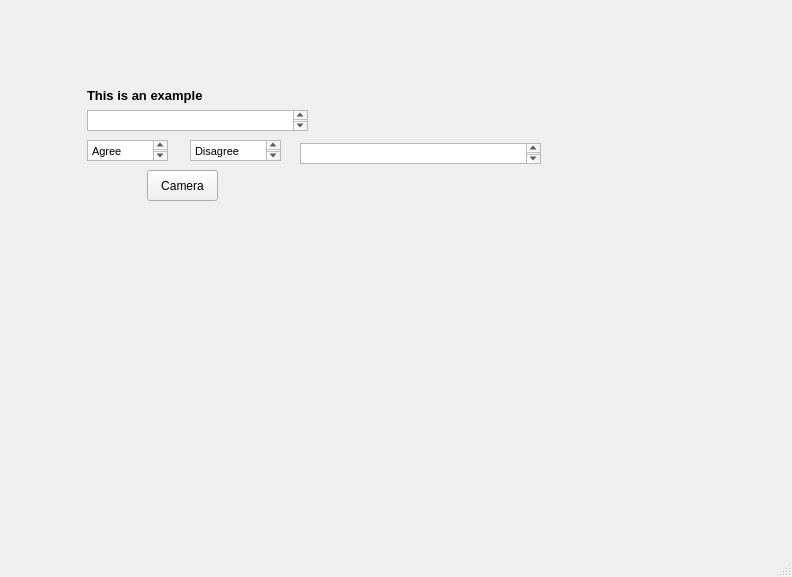
<?xml version="1.0" encoding="UTF-8"?>
<ui version="4.0">
 <class>MainWindow</class>
 <widget class="QMainWindow" name="MainWindow">
  <property name="geometry">
   <rect>
    <x>0</x>
    <y>0</y>
    <width>792</width>
    <height>577</height>
   </rect>
  </property>
  <property name="windowTitle">
   <string>MainWindow</string>
  </property>
  <widget class="QWidget" name="centralwidget">
   <widget class="QTextEdit" name="textEdit">
    <property name="geometry">
     <rect>
      <x>87</x>
      <y>110</y>
      <width>221</width>
      <height>21</height>
     </rect>
    </property>
   </widget>
   <widget class="QTextEdit" name="textEdit_4">
    <property name="geometry">
     <rect>
      <x>300</x>
      <y>143</y>
      <width>241</width>
      <height>21</height>
     </rect>
    </property>
   </widget>
   <widget class="QTextEdit" name="textEdit_2">
    <property name="geometry">
     <rect>
      <x>87</x>
      <y>140</y>
      <width>81</width>
      <height>21</height>
     </rect>
    </property>
    <property name="html">
     <string>&lt;!DOCTYPE HTML PUBLIC &quot;-//W3C//DTD HTML 4.0//EN&quot; &quot;http://www.w3.org/TR/REC-html40/strict.dtd&quot;&gt;
&lt;html&gt;&lt;head&gt;&lt;meta name=&quot;qrichtext&quot; content=&quot;1&quot; /&gt;&lt;style type=&quot;text/css&quot;&gt;
p, li { white-space: pre-wrap; }
&lt;/style&gt;&lt;/head&gt;&lt;body style=&quot; font-family:'MS Shell Dlg 2'; font-size:8pt; font-weight:400; font-style:normal;&quot;&gt;
&lt;p style=&quot; margin-top:0px; margin-bottom:0px; margin-left:0px; margin-right:0px; -qt-block-indent:0; text-indent:0px;&quot;&gt;Agree&lt;/p&gt;
&lt;p style=&quot;-qt-paragraph-type:empty; margin-top:0px; margin-bottom:0px; margin-left:0px; margin-right:0px; -qt-block-indent:0; text-indent:0px;&quot;&gt;&lt;br /&gt;&lt;/p&gt;&lt;/body&gt;&lt;/html&gt;</string>
    </property>
   </widget>
   <widget class="QLabel" name="label">
    <property name="geometry">
     <rect>
      <x>87</x>
      <y>70</y>
      <width>131</width>
      <height>51</height>
     </rect>
    </property>
    <property name="font">
     <font>
      <pointsize>10</pointsize>
      <weight>75</weight>
      <bold>true</bold>
     </font>
    </property>
    <property name="text">
     <string>This is an example</string>
    </property>
   </widget>
   <widget class="QPushButton" name="pushButton">
    <property name="geometry">
     <rect>
      <x>147</x>
      <y>170</y>
      <width>71</width>
      <height>31</height>
     </rect>
    </property>
    <property name="text">
     <string>Camera</string>
    </property>
    <property name="icon">
     <iconset>
      <normaloff>../../Users/Lenovo/Downloads/picture.png</normaloff>../../Users/Lenovo/Downloads/picture.png</iconset>
    </property>
   </widget>
   <widget class="QTextEdit" name="textEdit_3">
    <property name="geometry">
     <rect>
      <x>190</x>
      <y>140</y>
      <width>91</width>
      <height>21</height>
     </rect>
    </property>
    <property name="html">
     <string>&lt;!DOCTYPE HTML PUBLIC &quot;-//W3C//DTD HTML 4.0//EN&quot; &quot;http://www.w3.org/TR/REC-html40/strict.dtd&quot;&gt;
&lt;html&gt;&lt;head&gt;&lt;meta name=&quot;qrichtext&quot; content=&quot;1&quot; /&gt;&lt;style type=&quot;text/css&quot;&gt;
p, li { white-space: pre-wrap; }
&lt;/style&gt;&lt;/head&gt;&lt;body style=&quot; font-family:'MS Shell Dlg 2'; font-size:8pt; font-weight:400; font-style:normal;&quot;&gt;
&lt;p style=&quot; margin-top:0px; margin-bottom:0px; margin-left:0px; margin-right:0px; -qt-block-indent:0; text-indent:0px;&quot;&gt;Disagree&lt;/p&gt;&lt;/body&gt;&lt;/html&gt;</string>
    </property>
   </widget>
  </widget>
  <widget class="QMenuBar" name="menubar">
   <property name="geometry">
    <rect>
     <x>0</x>
     <y>0</y>
     <width>792</width>
     <height>22</height>
    </rect>
   </property>
  </widget>
  <widget class="QStatusBar" name="statusbar"/>
 </widget>
 <resources/>
 <connections/>
</ui>
